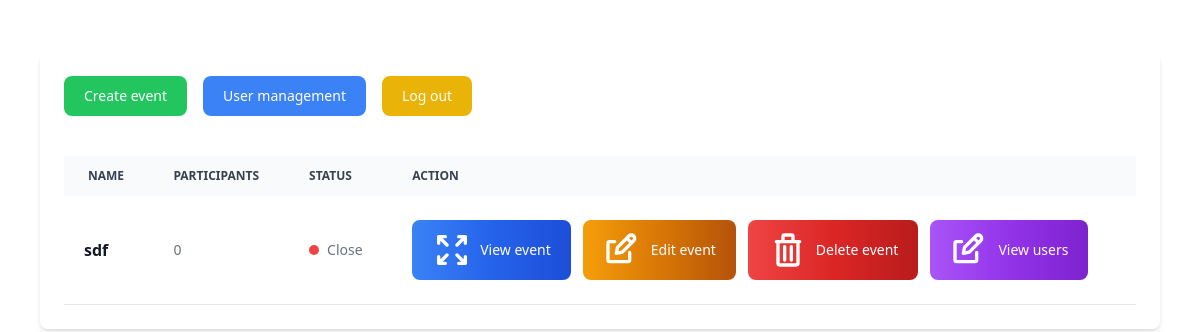
/public/admin/admin_dashboard.php, run on an earlier commit of the app's database.
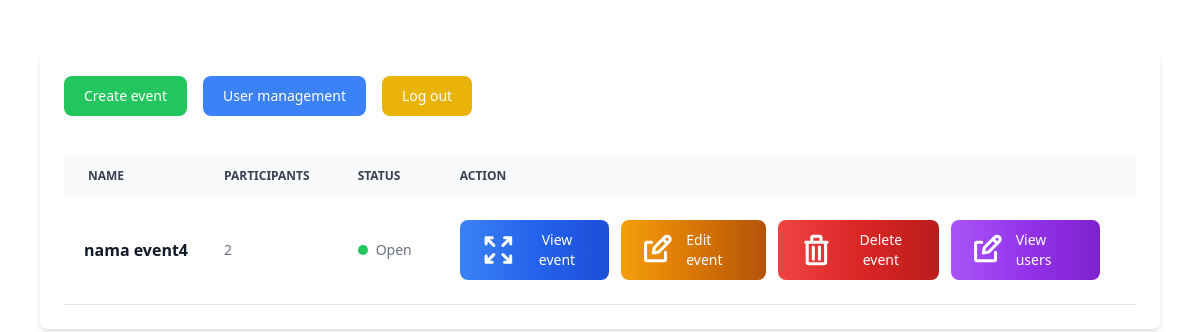
And on a later commit of the database.
### tables this page shows
CREATE TABLE `event` (
  `event_id` int(11) NOT NULL,
  `event_name` varchar(50) NOT NULL,
  `description` varchar(100) NOT NULL,
  `capacity` int(11) NOT NULL,
  `location` varchar(100) NOT NULL,
  `start_date` date NOT NULL,
  `end_date` date NOT NULL,
  `start_time` time NOT NULL,
  `end_time` time NOT NULL,
  `image` varchar(100) NOT NULL,
  `status_toogle` tinyint(4) NOT NULL
);

### public/DB.php (called while the page is built, shortened)
<?php
function connectDB() {
    try {
        $dsn = "mysql:host=" . DB_HOST . ";dbname=" . DB_NAME;
        $pdo = new PDO($dsn, DB_USER, DB_PASS);
        $pdo->setAttribute(PDO::ATTR_ERRMODE, PDO::ERRMODE_EXCEPTION);
        $pdo->setAttribute(PDO::ATTR_DEFAULT_FETCH_MODE, PDO::FETCH_ASSOC);
        return $pdo;
    } catch(PDOException $e) {
        die("Connection failed: " . $e->getMessage());
    }
}

### public/admin/admin_dashboard.php (the view, shortened to what the changed rows need)
<?php
require_once('../DB.php');
$sql = "SELECT * FROM event";
$hasil = connectDB()->query($sql);
$currentDate = date('Y-m-d');
$currentTime = date('H:i');
?>
<html lang="en">
<head>
    <link href="../styles.css" rel="stylesheet">
    <script src="https://cdn.tailwindcss.com"></script>
    <link href="https://cdn.jsdelivr.net/npm/flowbite@2.5.2/dist/flowbite.min.css" rel="stylesheet" />
</head>
<body class="dark:bg-gray-875">
    <div class="p-10">
        <div class="mt-3 relative overflow-x-auto shadow-md rounded-lg dark:bg-gray-900">
                <?php if ($hasil->rowCount() > 0): ?>
                    <div class="relative overflow-x-auto p-6">
                        <table id="tablee" class="w-full text-sm text-left rtl:text-right text-gray-500 dark:text-gray-400">
                            <thead class="text-xs text-gray-700 uppercase bg-gray-50 dark:bg-gray-700 dark:text-gray-400">
                                <tr>
                                    <th scope="col" class="px-6 py-3">Name</th>
                                    <th scope="col" class="px-6 py-3">Participants</th>
                                    <th scope="col" class="px-6 py-3">Status</th>
                                    <th scope="col" class="px-6 py-3">Action</th>
                                </tr>
                            </thead>
                            <tbody>
                                <?php while ($row = $hasil->fetch(PDO::FETCH_ASSOC)):
                                    $start_date = $row['start_date'];
                                    $start_time = $row['start_time'];
                                    $end_date = $row['end_date'];
                                    $end_time = $row['end_time'];
                                    $currentTimestamp = strtotime("$currentDate $currentTime");
                                    $startTimestamp = strtotime("$start_date $start_time");
                                    $endTimestamp = strtotime("$end_date $end_time");
                                ?>
                                    <tr class="bg-white border-b dark:bg-gray-800 dark:border-gray-700 hover:bg-gray-50 dark:hover:bg-gray-600">
                                        <th scope="row" class="px-3 py-4 font-medium text-gray-900 whitespace-nowrap dark:text-white">
                                            <div class="ps-2">
                                                <div class="text-base font-semibold"><?= htmlspecialchars($row['event_name']) ?></div>
                                            </div>
                                        </th>
                                        <td class="px-6 py-4">
                                            <?php
                                                $sql = "SELECT count(*) AS jmlh
                                                        FROM event_participants
                                                        WHERE event_id = :id";
                                                $id = $row['event_id'];
                                                $stmt = connectDB()->prepare($sql);
                                                $stmt->bindParam(":id", $id, PDO::PARAM_INT);
                                                $stmt->execute();
                                                $result = $stmt->fetch(PDO::FETCH_ASSOC);
                                                echo $result['jmlh'];
                                            ?>
                                        </td>
                                        <td class="px-6 py-4">
                                            <?php if (($currentTimestamp >= $startTimestamp && $currentTimestamp <= $endTimestamp) && $row['status_toogle'] == 1) { ?>
                                                <div class="flex items-center">
                                                    <div class="h-2.5 w-2.5 rounded-full bg-green-500 me-2"></div> Open
                                                </div>
                                            <?php } else if($row['status_toogle'] == 2) { ?>
                                                <div class="flex items-center">
                                                    <div class="h-2.5 w-2.5 rounded-full bg-red-500 me-2"></div> Canceled
                                                </div>
                                            <?php } else { ?>
                                                <div class="flex items-center">
                                                    <div class="h-2.5 w-2.5 rounded-full bg-red-500 me-2"></div> Close
                                                </div>
                                            <?php } ?>
                                        </td>
                                        <td class="px-6 py-6 flex flex-row">
                                            <button type="button"
                                                    data-modal-target="default-modal-<?= htmlspecialchars($row['event_id']) ?>"
                                                    data-modal-toggle="default-modal-<?= htmlspecialchars($row['event_id']) ?>"
                                                    class="view-event-btn p-2 mr-3 items-center flex flex-row text-white bg-gradient-to-r from-blue-500 via-blue-600 to-blue-700 hover:bg-gradient-to-br focus:ring-4 focus:outline-none focus:ring-blue-300 dark:focus:ring-blue-800 font-medium rounded-lg text-sm px-5 py-2.5">
                                                View event
                                            </button>
                                            <a href="edit_event.php?event_id=<?= htmlspecialchars($row['event_id']) ?>"
                                            class="<?= $row['status_toogle'] == 2 ? 'pointer-events-none opacity-50' : '' ?> flex flex-row p-2 mr-3 items-center text-white bg-gradient-to-r from-amber-500 via-amber-600 to-amber-700 font-medium rounded-lg text-sm px-5 py-2.5">
                                                Edit event
                                            </a>
                                            <button type="button"
                                                    data-modal-target="popup-modal-<?= htmlspecialchars($row['event_id']) ?>"
                                                    data-modal-toggle="popup-modal-<?= htmlspecialchars($row['event_id']) ?>"
                                                    class="delete-event-btn items-center flex flex-row text-white bg-gradient-to-r from-red-500 via-red-600 to-red-700 hover:bg-gradient-to-br focus:ring-4 focus:outline-none focus:ring-red-300 dark:focus:ring-red-800 font-medium rounded-lg text-sm px-5 py-2.5">
                                                Delete event
                                            </button>
                                            <a href="event_participants.php?event_id=<?= htmlspecialchars($row['event_id']) ?>"
                                            class="ml-3 flex flex-row p-2 mr-3 items-center text-white bg-gradient-to-r from-purple-500 via-purple-600 to-purple-700 hover:bg-gradient-to-br focus:ring-4 focus:outline-none focus:ring-purple-300 dark:focus:ring-purple-800 font-medium rounded-lg text-sm px-5 py-2.5">
                                                View users
                                            </a>
                                        </td>
                                    </tr>
                                <?php endwhile; ?>
                            </tbody>
                        </table>
                    </div>
                <?php else: ?>
                    <p>No event found</p>
                <?php endif; ?>
        </div>
    </div>
</body>
</html>

What changed in the data, as far as the page shows it:
removed event: event_name "sdf", jmlh "0", start_date "2024-10-29" (drawn)
added event: event_name "nama event4", jmlh "2", start_date "2024-10-25" (drawn)
